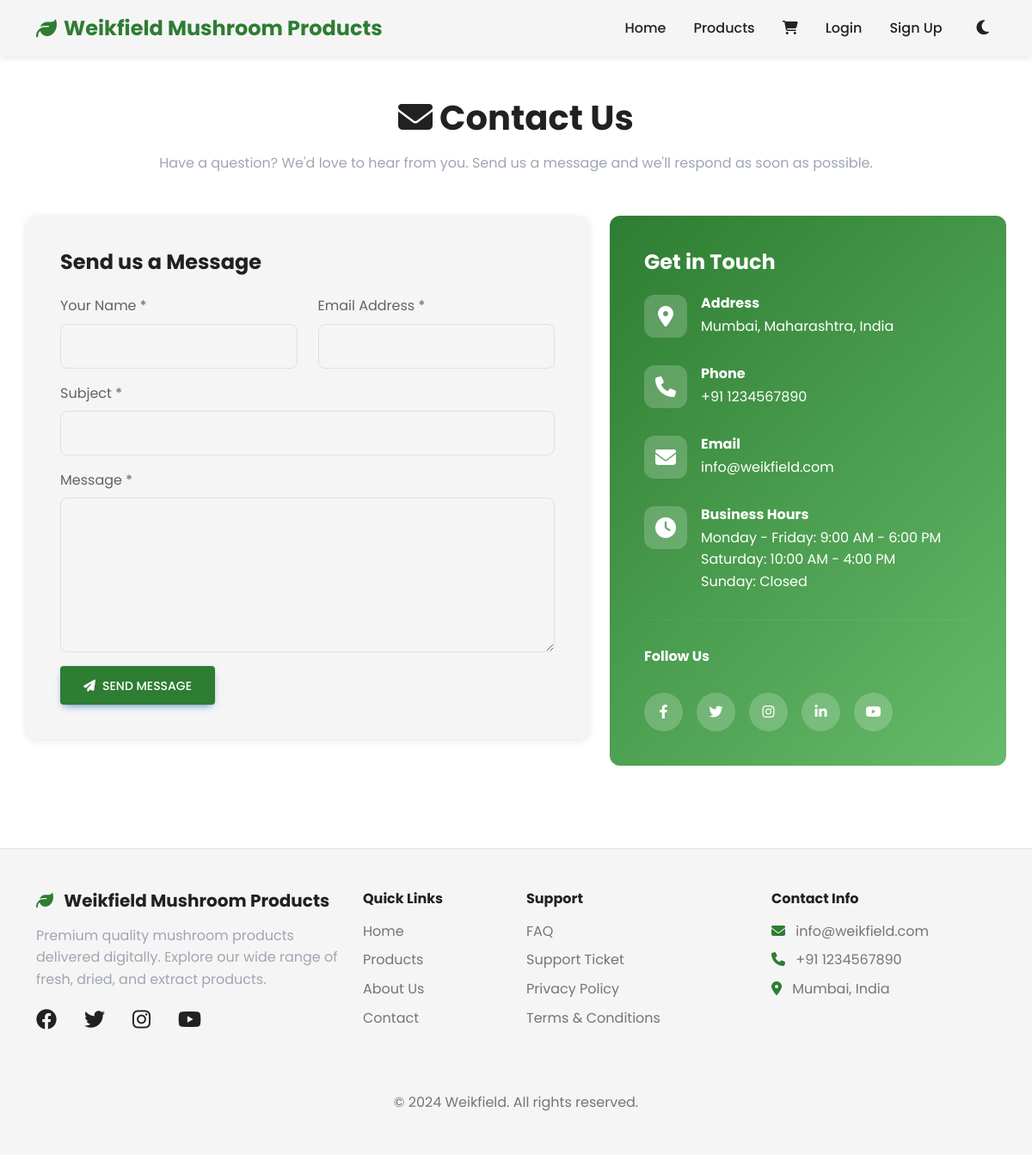
The page /contact.php on the database its author committed.
### tables this page shows
CREATE TABLE settings (
    id INT PRIMARY KEY AUTO_INCREMENT,
    setting_key VARCHAR(100) UNIQUE NOT NULL,
    setting_value TEXT,
    setting_type VARCHAR(50) DEFAULT 'text',
    updated_at TIMESTAMP DEFAULT CURRENT_TIMESTAMP ON UPDATE CURRENT_TIMESTAMP,
    INDEX idx_key (setting_key)
);

### config/config.php (called while the page is built, shortened)
<?php
function getSetting($key, $default = '') {
    $pdo = getPDOConnection();
    $stmt = $pdo->prepare("SELECT setting_value FROM settings WHERE setting_key = ?");
    $stmt->execute([$key]);
    $result = $stmt->fetch();
    return $result ? $result['setting_value'] : $default;
}
?>

### contact.php (the view, shortened to what this page needs)
<?php
require_once __DIR__ . '/config/config.php';
include __DIR__ . '/includes/header.php';
?>
<div class="container contact-container">
    <div class="contact-header">
        <h1 class="fw-bold mb-3">
            <i class="fas fa-envelope me-2"></i>Contact Us
        </h1>
        <p class="text-secondary">Have a question? We'd love to hear from you. Send us a message and we'll respond as soon as possible.</p>
    </div>
    <div class="row g-4">
        <div class="col-lg-7">
            <div class="contact-form-card">
                <h4 class="fw-bold mb-4">Send us a Message</h4>
                <form method="POST" action="" class="needs-validation" novalidate>
                    <div class="row">
                        <div class="col-md-6 mb-3">
                            <label class="form-label">Your Name *</label>
                            <input type="text" class="form-control" name="name" required
                                   value="<?php echo htmlspecialchars($name ?? ''); ?>">
                        </div>
                        <div class="col-md-6 mb-3">
                            <label class="form-label">Email Address *</label>
                            <input type="email" class="form-control" name="email" required
                                   value="<?php echo htmlspecialchars($email ?? ''); ?>">
                        </div>
                        <div class="col-12 mb-3">
                            <label class="form-label">Subject *</label>
                            <input type="text" class="form-control" name="subject" required
                                   value="<?php echo htmlspecialchars($subject ?? ''); ?>">
                        </div>
                        <div class="col-12 mb-3">
                            <label class="form-label">Message *</label>
                            <textarea class="form-control" name="message" rows="6" required><?php echo htmlspecialchars($message ?? ''); ?></textarea>
                        </div>
                    </div>
                    <button type="submit" class="btn btn-primary btn-lg">
                        <i class="fas fa-paper-plane me-2"></i>Send Message
                    </button>
                </form>
            </div>
        </div>
        <div class="col-lg-5">
            <div class="contact-info-card">
                <h4 class="fw-bold mb-4">Get in Touch</h4>
                <div class="contact-info-item">
                    <div class="contact-icon">
                        <i class="fas fa-map-marker-alt"></i>
                    </div>
                    <div>
                        <h6 class="fw-bold mb-1">Address</h6>
                        <p class="mb-0">Mumbai, Maharashtra, India</p>
                    </div>
                </div>
                <div class="contact-info-item">
                    <div class="contact-icon">
                        <i class="fas fa-phone"></i>
                    </div>
                    <div>
                        <h6 class="fw-bold mb-1">Phone</h6>
                        <p class="mb-0"><?php echo getSetting('site_phone', '+91 1234567890'); ?></p>
                    </div>
                </div>
                <div class="contact-info-item">
                    <div class="contact-icon">
                        <i class="fas fa-envelope"></i>
                    </div>
                    <div>
                        <h6 class="fw-bold mb-1">Email</h6>
                        <p class="mb-0"><?php echo getSetting('site_email', 'info@weikfield.com'); ?></p>
                    </div>
                </div>
                <div class="contact-info-item">
                    <div class="contact-icon">
                        <i class="fas fa-clock"></i>
                    </div>
                    <div>
                        <h6 class="fw-bold mb-1">Business Hours</h6>
                        <p class="mb-0">Monday - Friday: 9:00 AM - 6:00 PM</p>
                        <p class="mb-0">Saturday: 10:00 AM - 4:00 PM</p>
                        <p class="mb-0">Sunday: Closed</p>
                    </div>
                </div>
                <hr style="border-color: rgba(255,255,255,0.2); margin: 2rem 0;">
                <h6 class="fw-bold mb-3">Follow Us</h6>
                <div class="social-links">
                    <a href="#" class="social-link">
                        <i class="fab fa-facebook-f"></i>
                    </a>
                    <a href="#" class="social-link">
                        <i class="fab fa-twitter"></i>
                    </a>
                    <a href="#" class="social-link">
                        <i class="fab fa-instagram"></i>
                    </a>
                    <a href="#" class="social-link">
                        <i class="fab fa-linkedin-in"></i>
                    </a>
                    <a href="#" class="social-link">
                        <i class="fab fa-youtube"></i>
                    </a>
                </div>
            </div>
        </div>
    </div>
</div>
<?php include __DIR__ . '/includes/footer.php'; ?>

### includes/footer.php (shortened to what this page needs)
    <footer class="mt-5" style="background-color: var(--surface-color); border-top: 1px solid var(--border-color);">
        <div class="container py-5">
            <div class="row">
                <div class="col-md-4 mb-4">
                    <h5 class="fw-bold mb-3">
                        <i class="fas fa-leaf me-2" style="color: var(--primary-color);"></i>
                        <?php echo SITE_NAME; ?>
                    </h5>
                    <p class="text-secondary">
                        Premium quality mushroom products delivered digitally. Explore our wide range of fresh, dried, and extract products.
                    </p>
                    <div class="social-links mt-3">
                        <a href="#" class="me-3" style="color: var(--text-color); font-size: 1.5rem;">
                            <i class="fab fa-facebook"></i>
                        </a>
                        <a href="#" class="me-3" style="color: var(--text-color); font-size: 1.5rem;">
                            <i class="fab fa-twitter"></i>
                        </a>
                        <a href="#" class="me-3" style="color: var(--text-color); font-size: 1.5rem;">
                            <i class="fab fa-instagram"></i>
                        </a>
                        <a href="#" style="color: var(--text-color); font-size: 1.5rem;">
                            <i class="fab fa-youtube"></i>
                        </a>
                    </div>
                </div>
                <div class="col-md-2 mb-4">
                    <h6 class="fw-bold mb-3">Quick Links</h6>
                    <ul class="list-unstyled">
                        <li class="mb-2">
                            <a href="<?php echo SITE_URL; ?>" style="color: var(--text-secondary); text-decoration: none;">
                                Home
                            </a>
                        </li>
                        <li class="mb-2">
                            <a href="<?php echo SITE_URL; ?>/products.php" style="color: var(--text-secondary); text-decoration: none;">
                                Products
                            </a>
                        </li>
                        <li class="mb-2">
                            <a href="<?php echo SITE_URL; ?>/about.php" style="color: var(--text-secondary); text-decoration: none;">
                                About Us
                            </a>
                        </li>
                        <li class="mb-2">
                            <a href="<?php echo SITE_URL; ?>/contact.php" style="color: var(--text-secondary); text-decoration: none;">
                                Contact
                            </a>
                        </li>
                    </ul>
                </div>
                <div class="col-md-3 mb-4">
                    <h6 class="fw-bold mb-3">Support</h6>
                    <ul class="list-unstyled">
                        <li class="mb-2">
                            <a href="<?php echo SITE_URL; ?>/faq.php" style="color: var(--text-secondary); text-decoration: none;">
                                FAQ
                            </a>
                        </li>
                        <li class="mb-2">
                            <a href="<?php echo SITE_URL; ?>/contact.php" style="color: var(--text-secondary); text-decoration: none;">
                                Support Ticket
                            </a>
                        </li>
                        <li class="mb-2">
                            <a href="#" style="color: var(--text-secondary); text-decoration: none;">
                                Privacy Policy
                            </a>
                        </li>
                        <li class="mb-2">
                            <a href="#" style="color: var(--text-secondary); text-decoration: none;">
                                Terms & Conditions
                            </a>
                        </li>
                    </ul>
                </div>
                <div class="col-md-3 mb-4">
                    <h6 class="fw-bold mb-3">Contact Info</h6>
                    <ul class="list-unstyled">
                        <li class="mb-2">
                            <i class="fas fa-envelope me-2" style="color: var(--primary-color);"></i>
                            <span style="color: var(--text-secondary);"><?php echo getSetting('site_email', 'info@weikfield.com'); ?></span>
                        </li>
                        <li class="mb-2">
                            <i class="fas fa-phone me-2" style="color: var(--primary-color);"></i>
                            <span style="color: var(--text-secondary);"><?php echo getSetting('site_phone', '+91 1234567890'); ?></span>
                        </li>
                        <li class="mb-2">
                            <i class="fas fa-map-marker-alt me-2" style="color: var(--primary-color);"></i>
                            <span style="color: var(--text-secondary);">Mumbai, India</span>
                        </li>
                    </ul>
                </div>
            </div>
            <hr style="border-color: var(--border-color);">
            <div class="row">
                <div class="col-md-12 text-center">
                    <p class="mb-0" style="color: var(--text-secondary);">
                        <?php echo getSetting('footer_text', '© 2024 Weikfield. All rights reserved.'); ?>
                    </p>
                </div>
            </div>
        </div>
    </footer>
</body>
</html>

### includes/header.php (style rules this page uses)
:root { --primary-color: #2e7d32; --secondary-color: #66bb6a; --accent-color: #ff6f00; --bg-color: #ffffff; --surface-color: #f5f5f5; --text-color: #212121; --text-secondary: #757575; --border-color: #e0e0e0; --shadow: 0 2px 8px rgba(0,0,0,0.1); --shadow-hover: 0 4px 16px rgba(0,0,0,0.15); }
* { margin: 0; padding: 0; box-sizing: border-box; }
body { font-family: 'Poppins', sans-serif; background-color: var(--bg-color); color: var(--text-color); transition: background-color 0.3s ease, color 0.3s ease; padding-bottom: 70px; }
@media (min-width: 769px) { body { padding-bottom: 0; } }
.btn-primary { background-color: var(--primary-color) !important; border-color: var(--primary-color) !important; }
.form-control, .form-select { background-color: var(--surface-color); border-color: var(--border-color); color: var(--text-color); }

### contact.php (style rules this page uses)
.contact-container { padding: 3rem 0; }
.contact-header { text-align: center; margin-bottom: 3rem; }
.contact-form-card { background: var(--surface-color); border-radius: 12px; padding: 2.5rem; box-shadow: var(--shadow); }
.contact-info-card { background: linear-gradient(135deg, var(--primary-color), var(--secondary-color)); color: white; border-radius: 12px; padding: 2.5rem; height: 100%; }
.contact-info-item { display: flex; align-items: start; margin-bottom: 2rem; }
.contact-icon { width: 50px; height: 50px; background: rgba(255,255,255,0.2); border-radius: 12px; display: flex; align-items: center; justify-content: center; font-size: 1.5rem; margin-right: 1rem; flex-shrink: 0; }
.form-control, .form-select { padding: 0.75rem 1rem; border-radius: 8px; }
.social-links { display: flex; gap: 1rem; margin-top: 2rem; }
.social-link { width: 45px; height: 45px; background: rgba(255,255,255,0.2); border-radius: 50%; display: flex; align-items: center; justify-content: center; color: white; text-decoration: none; transition: all 0.3s ease; }

### rows shown on the page
settings: setting_value "+91 1234567890"
settings: setting_value "info@weikfield.com"
settings: setting_value "© 2024 Weikfield. All rights reserved."

### other values the page prints
SITE_NAME "Weikfield Mushroom Products"
